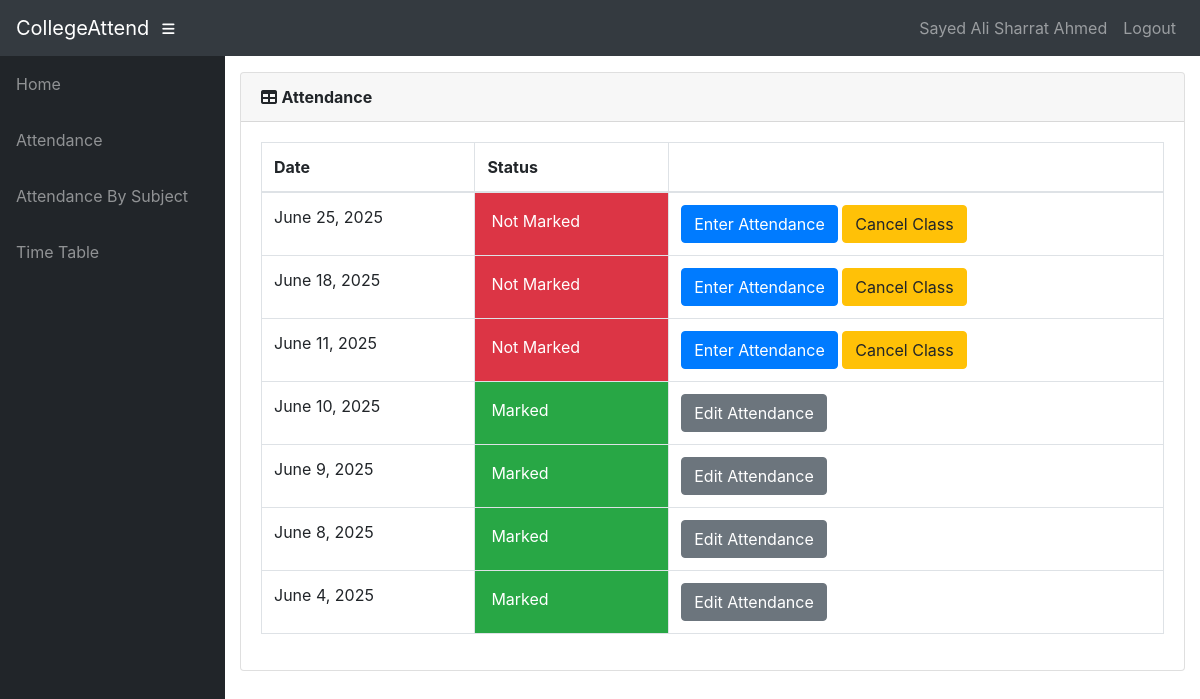
/info/teacher/1/ClassDates/ (signed in), run on the app's committed database.
### info/models.py (models this page shows, shortened)
class User(AbstractUser):
    @property
    def is_student(self):
        if hasattr(self, 'student'):
            return True
        return False

class Student(models.Model):
    user = models.OneToOneField(User, on_delete=models.CASCADE, null=True)
    class_id = models.ForeignKey(Class, on_delete=models.CASCADE, default=1)
    USN = models.CharField(primary_key='True', max_length=100)
    name = models.CharField(max_length=200)
    sex = models.CharField(max_length=50, choices=sex_choice, default='Male')
    DOB = models.DateField(default='2003-01-01')

class AttendanceClass(models.Model):
    assign = models.ForeignKey(Assign, on_delete=models.CASCADE)
    date = models.DateField()
    status = models.IntegerField(default=0)
    class Meta:
        verbose_name = 'Attendance'
        verbose_name_plural = 'Attendance'

### info/views.py (the view)
@login_required()
def t_class_date(request, assign_id):
    now = timezone.now()
    ass = get_object_or_404(Assign, id=assign_id)
    att_list = ass.attendanceclass_set.filter(date__lte=now).order_by('-date')
    return render(request, 'info/t_class_date.html', {'att_list': att_list})

### info/templates/info/t_class_date.html
{% extends 'info/base.html' %}
{% block content %}
    <div class="card mb-3">
        <div class="card-header">
              <i class="fas fa-table"></i>
            <b>Attendance</b></div>
            <div class="card-body">
              <div class="table-responsive">
                <table class="table table-bordered" id="dataTable" width="100%" cellspacing="0">
                  <thead>
                    <tr>
                        <th>Date</th>
                        <th>Status</th>
                        <th></th>
                    </tr>
                  </thead>
                  <tbody>
                    {% for a in att_list %}
                    <tr>
                        <td>{{ a.date }}</td>
                        {% if a.status == 0 %}
                            <td class="p-3 mb-2 bg-danger text-white">Not Marked</td>
                            <td>
                                <a class="btn btn-primary" href="{% url 't_attendance' a.id %}" role="button">Enter Attendance</a>
                                <a class="btn btn-warning" href="{% url 'cancel_class' a.id %}">Cancel Class</>
                            </td>
                        {% elif a.status == 1 %}
                            <td class="p-3 mb-2 bg-success text-white">Marked</td>
                            <td><a class="btn btn-secondary" href="{% url 'edit_att' a.id %}" role="button">Edit Attendance</a> </td>
                        {% else %}
                            <td class="p-3 mb-2 bg-warning text-white">Cancelled</td>
                            <td><a class="btn btn-primary" href="{% url 't_attendance' a.id %}" role="button">Enter Attendance</a></td>
                        {% endif %}
                    </tr>
                    {% empty %}
                            <p>student has no courses</p>
                    {% endfor %}
                  </tbody>
                </table>
              </div>
        </div>
    </div>
{% endblock %}

### info/templates/info/base.html (shortened to what this page needs)
<!DOCTYPE html>
<html lang="en">
  <head>
      {% load static %}
    <link href="{% static '/info/bootstrap/vendor/bootstrap/css/bootstrap.min.css' %}" rel="stylesheet">
    <link href="{% static '/info/bootstrap/vendor/fontawesome-free/css/all.min.css' %}" rel="stylesheet" type="text/css">
    <link href="{% static '/info/bootstrap/vendor/datatables/dataTables.bootstrap4.css' %}" rel="stylesheet">
    <link href="{% static '/info/bootstrap/css/sb-admin.css' %}" rel="stylesheet">
  </head>
  <body id="page-top">
    <nav class="navbar navbar-expand navbar-dark bg-dark static-top">
      <a class="navbar-brand mr-1" href="{% url 'index' %}">CollegeAttend</a>
      <button class="btn btn-link btn-sm text-white order-1 order-sm-0" id="sidebarToggle" href="#">
        <i class="fas fa-bars"></i>
      </button>
        <div class="collapse navbar-collapse" id="navbarResponsive">
          <ul class="navbar-nav ml-auto">
            <li class="nav-item">
                {% if request.user.is_student %}
                    <a class="nav-link text-capitalize">{{ request.user.student.name }}</a>
                {% elif request.user.is_teacher %}
                    <a class="nav-link text-capitalize">{{ request.user.teacher.name }}</a>
                {% endif %}
            </li>
            <li class="nav-item">
                <a class="nav-link" href="#" data-toggle="modal" data-target="#logoutModal">Logout</a>
            </li>
          </ul>
        </div>
    </nav>
    <div id="wrapper">
      <ul class="sidebar navbar-nav">
            <li class="nav-item">
              <a class="nav-link" href="{% url 'index' %}">
                <span>Home</span>
              </a>
            </li>
        {% if request.user.is_student %}
            <li class="nav-item">
              <a class="nav-link" href="{% url 'attendance' request.user.student.USN %}">
                <span>Attendance</span>
              </a>
            </li>
            <li class="nav-item">
              <a class="nav-link" href="{% url 'attendance' request.user.student.USN %}">
                <span>Attendance By Subject</span>
              </a>
            </li>
              <li class="nav-item">
              <a class="nav-link" href="{% url 'timetable' request.user.student.class_id_id %}">
                <span>Time Table</span>
              </a>
            </li>
        {% endif %}
      </ul>
      <div id="content-wrapper">
        <div class="container-fluid">
            {% block content %}
            {% endblock %}
        </div>
      </div>
    </div>
  </body>
</html>

### data on the page
User: user.student.name "Sayed Ali Sharrat Ahmed"
AttendanceClass: date "June 25, 2025", status "Not Marked"
AttendanceClass: date "June 18, 2025", status "Not Marked"
AttendanceClass: date "June 11, 2025", status "Not Marked"
AttendanceClass: date "June 10, 2025", status "Marked"
AttendanceClass: date "June 9, 2025", status "Marked"
AttendanceClass: date "June 8, 2025", status "Marked"
AttendanceClass: date "June 4, 2025", status "Marked"
